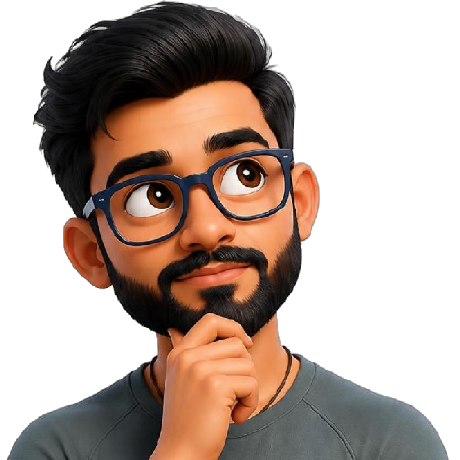
#> input picture source-photo.png, 460 x 460 px, found by its file name
$ python prep_photo.py source-photo.png
#> lines starting #> are read from the running program, lines starting #| are printed output that depends on the picture
"""Prep a photo for ASCII conversion.

    python scripts/prep_photo.py source-photo.png

Writes source-prepped.png (grayscale) and source-mask.png (subject mask).
- Transparent PNGs (like a GitHub avatar cut-out) use their alpha channel as the mask.
- Otherwise rembg is used to cut out the subject if it is installed.
- Local contrast: OpenCV CLAHE if installed, else a numpy/PIL fallback.
"""
import sys
from pathlib import Path

import numpy as np
from PIL import Image, ImageFilter, ImageOps

ROOT = Path(__file__).resolve().parent.parent


def cut_out(img: Image.Image) -> Image.Image:
    if img.mode in ("RGBA", "LA") and img.getchannel("A").getextrema()[0] < 250:
        return img.convert("RGBA")
    try:
        from rembg import remove  # type: ignore
        print("removing background with rembg...")
        return remove(img.convert("RGB")).convert("RGBA")
    except ImportError:
        print("rembg not installed and photo has no transparency; keeping background")
        return img.convert("RGBA")


def local_contrast(gray: np.ndarray) -> np.ndarray:
    try:
        import cv2  # type: ignore
        return cv2.createCLAHE(clipLimit=2.5, tileGridSize=(8, 8)).apply(gray)
    except ImportError:
        img = Image.fromarray(gray)
        img = ImageOps.autocontrast(img, cutoff=1)
        img = img.filter(ImageFilter.UnsharpMask(radius=6, percent=220, threshold=2))
        return np.asarray(img)


def main() -> None:
    src = Path(sys.argv[1] if len(sys.argv) > 1 else ROOT / "source-photo.png")
    rgba = cut_out(Image.open(src))
#> in cut_out, returned value is the input picture: PIL image 460x460 RGBA; mean R, G, B, A 60.3, 43.4, 34.3, 130.8
    alpha = np.asarray(rgba.getchannel("A"))
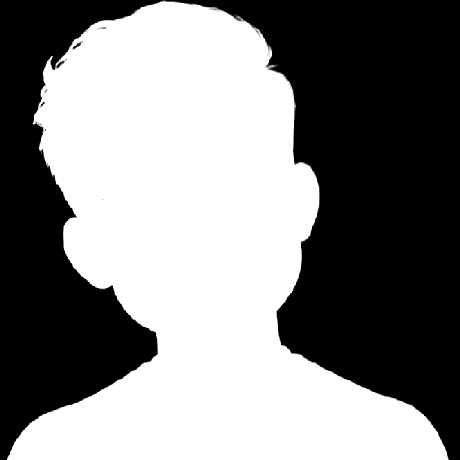
#> alpha: shape (460, 460); min 0, max 255, mean 130.8
    gray = np.asarray(rgba.convert("L"))
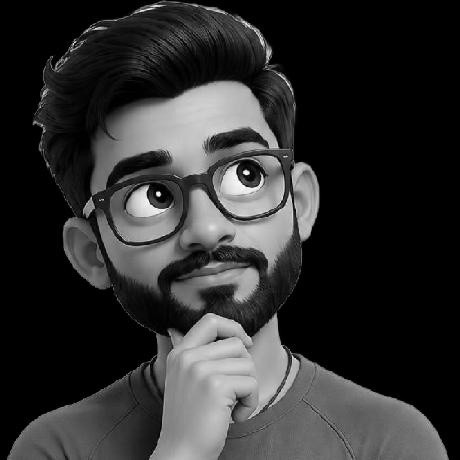
#> gray: shape (460, 460); min 0, max 254, mean 47.4
    gray = local_contrast(gray)
#> in local_contrast, `return cv2.createCLAHE(clipLimit=2.5, tileGridSize=(8, 8)).apply(gray)`:
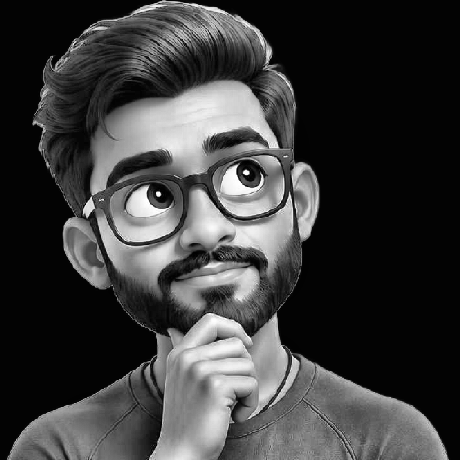
#> returned value: shape (460, 460); min 0, max 255, mean 60.3
    # composite onto pure white so the background maps to the blank end of the ramp
    a = alpha.astype(np.float32) / 255.0
    out = (gray * a + 255 * (1 - a)).astype(np.uint8)
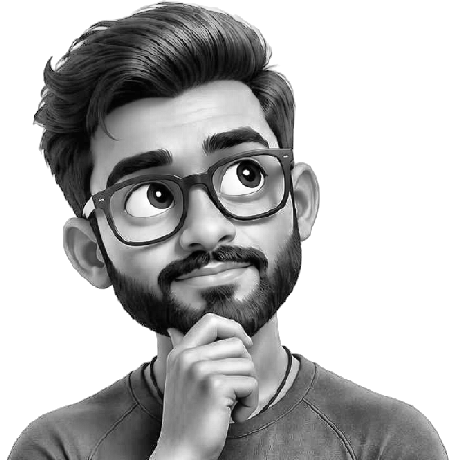
#> out: shape (460, 460); min 0, max 255, mean 182.5
    Image.fromarray(out).save(ROOT / "source-prepped.png")
    Image.fromarray(alpha).save(ROOT / "source-mask.png")
    print("wrote source-prepped.png + source-mask.png")


if __name__ == "__main__":
    main()
